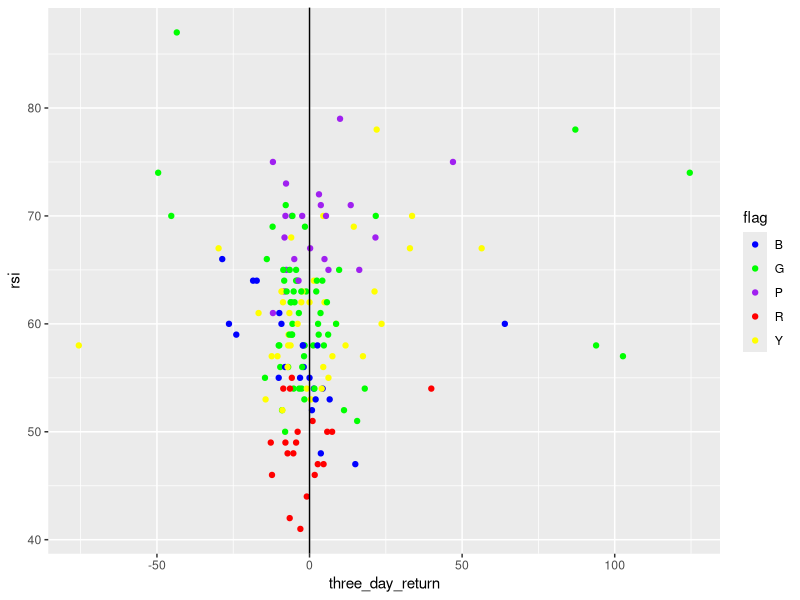
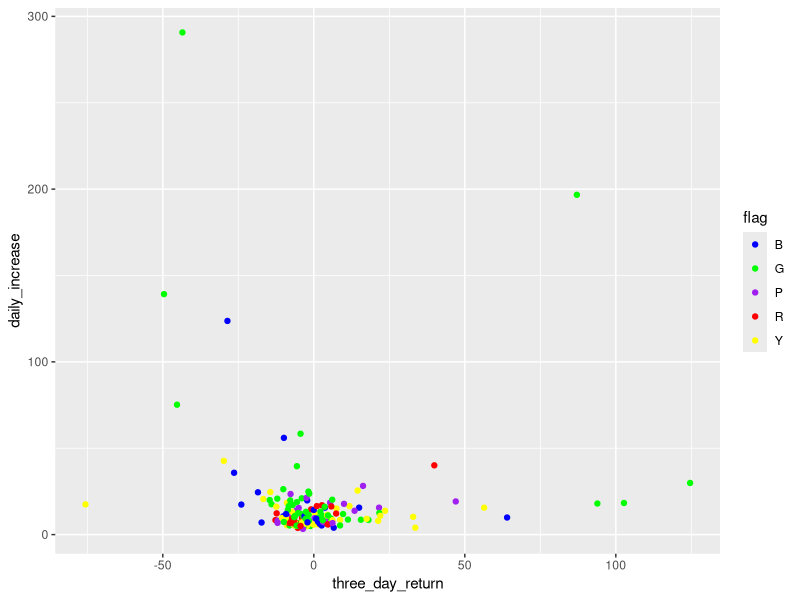
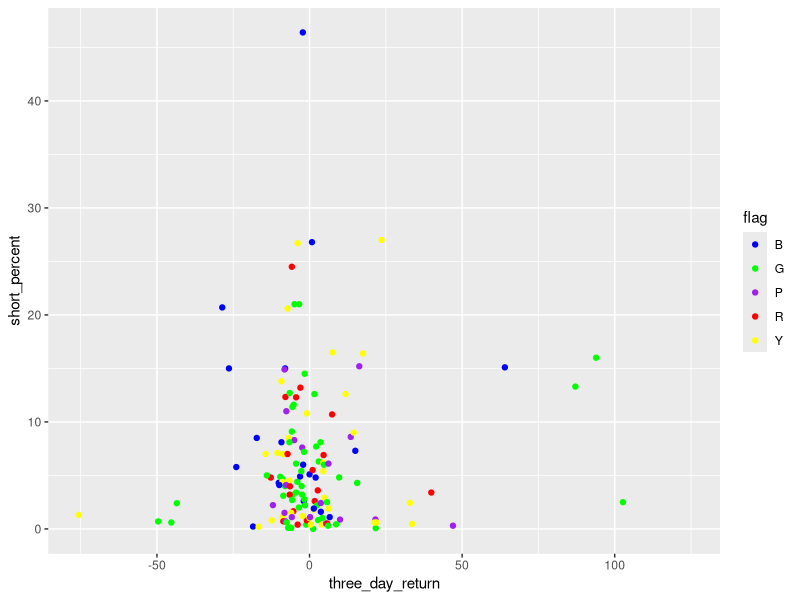
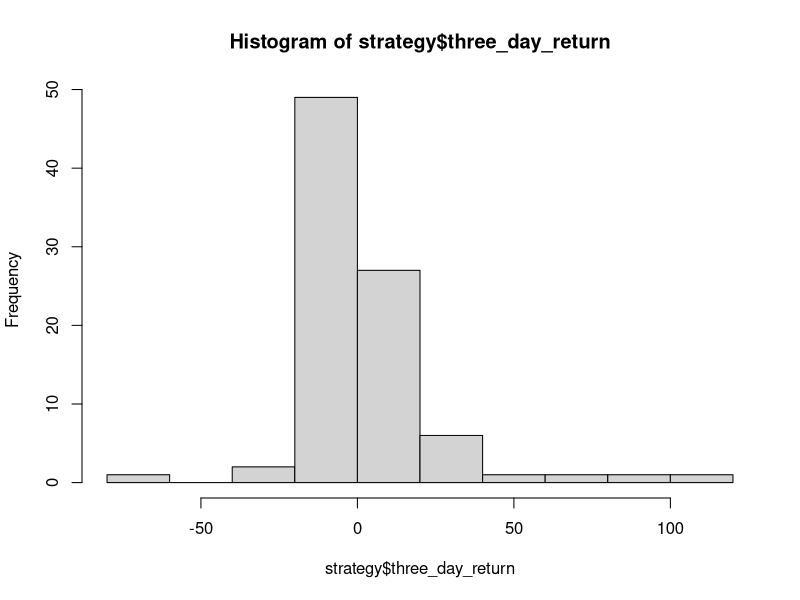
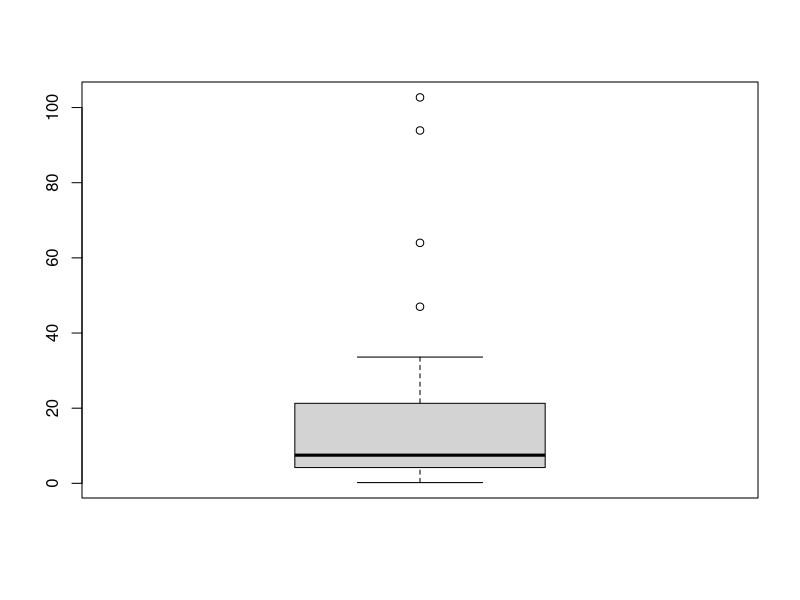

The R script that drew these images, in order:
## ---- chunk 1
library(tidyverse)
library(lmtest)
data = read.csv('explosive_data_clean.csv', header = TRUE)
head(data)
## ---- chunk 2
data$three_day_return <- as.numeric(as.character(data$three_day_return))
data$daily_increase <- as.numeric(as.double(data$daily_increase))
data$short_percent <- as.numeric(as.double(data$short_percent))
## ---- chunk 3
ggplot(
   data = data,
  mapping = aes(x = three_day_return, y = rsi)
) + geom_point(mapping = aes(color = flag)
) +  scale_color_manual(values = c("B" = "blue", "G" = "green",
                                     'P' = "purple", "R" = 'red', 
                                     'Y' = 'yellow')
) + geom_vline(xintercept = 0, linetype = 'solid', color = 'black')
## ---- chunk 4
R_flag_data <- filter(data, flag == 'R')
R_flag_winners <- filter(R_flag_data, three_day_return > 0.0)
R_flag_losers <- filter(R_flag_data, three_day_return < 0.0)

P_flag_data <- filter(data, flag == 'P')
P_flag_winners <- filter(P_flag_data, three_day_return > 0.0)
P_flag_losers <- filter(P_flag_data, three_day_return < 0.0)
P_avg_winner <- round(mean(P_flag_winners$three_day_return))
P_avg_loser <- round(mean(P_flag_losers$three_day_return))

B_flag_data <- filter(data, flag == 'B')
cor(B_flag_data$rsi, B_flag_data$three_day_return, use = "complete.obs")

model <- lm(rsi ~ three_day_return, data = data)
breusch_pagan_test <-bptest(model)
breusch_pagan_test
## ---- chunk 5
ggplot(
   data = data,
  mapping = aes(x = three_day_return, y = daily_increase)
) + geom_point(mapping = aes(color = flag)
) +  scale_color_manual(values = c("B" = "blue", "G" = "green",
                                     'P' = "purple", "R" = 'red', 
                                     'Y' = 'yellow')
) 
## ---- chunk 6
ggplot(
   data = data,
  mapping = aes(x = three_day_return, y = short_percent)
) + geom_point(mapping = aes(color = flag)
) +  scale_color_manual(values = c("B" = "blue", "G" = "green",
                                     'P' = "purple", "R" = 'red', 
                                     'Y' = 'yellow')
) 
## ---- chunk 7
rsi_filter <- filter(data, rsi > 55)
short_per_filter <- filter(rsi_filter, short_percent < 20)
strategy <- filter(short_per_filter, daily_increase < 50)

num_winner <- sum(strategy$three_day_return > 0)
win_avg_per <- mean(strategy$three_day_return[strategy$three_day_return > 0])
total_profit <- sum(strategy$three_day_return[strategy$three_day_return > 0])

num_loser <- sum(strategy$three_day_return < 0)
loss_avg_per <- mean(strategy$three_day_return[strategy$three_day_return < 0])
total_loss <- sum(strategy$three_day_return[strategy$three_day_return < 0])

hist(strategy$three_day_return,breaks = 10)
boxplot(strategy$three_day_return[strategy$three_day_return > 0])
